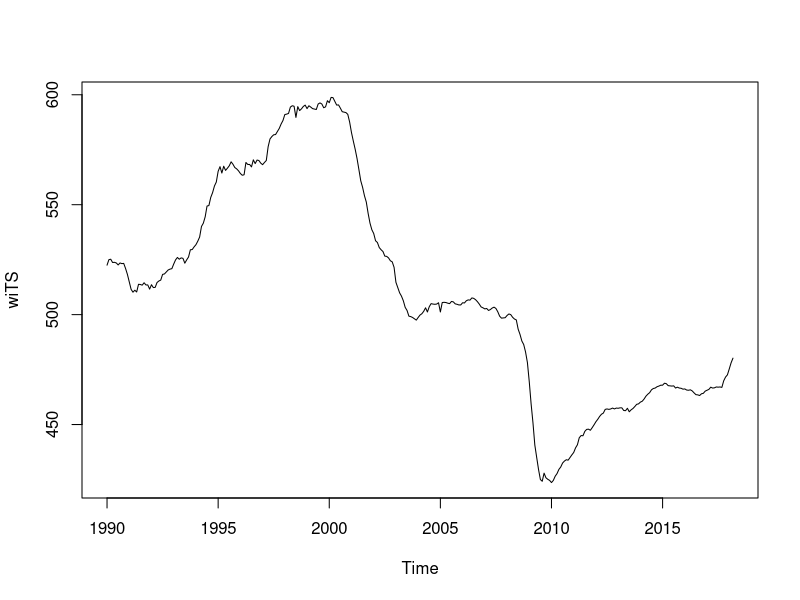
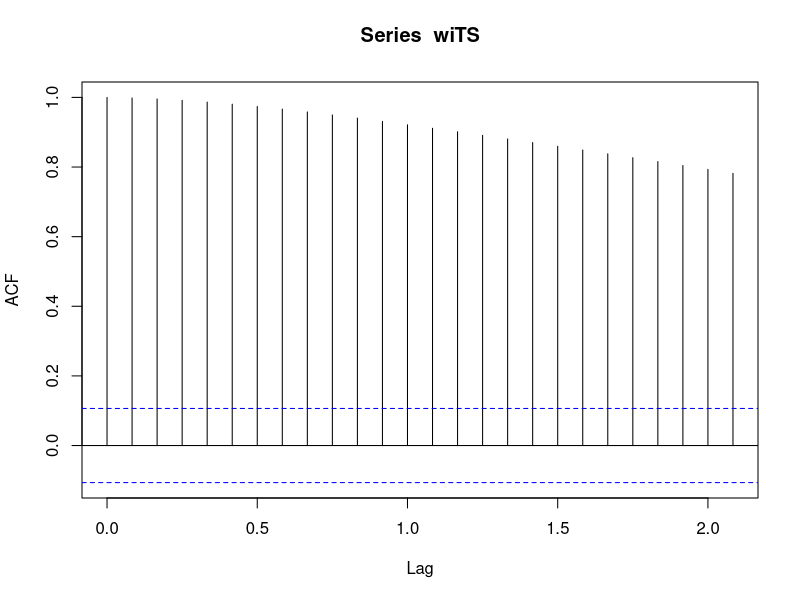
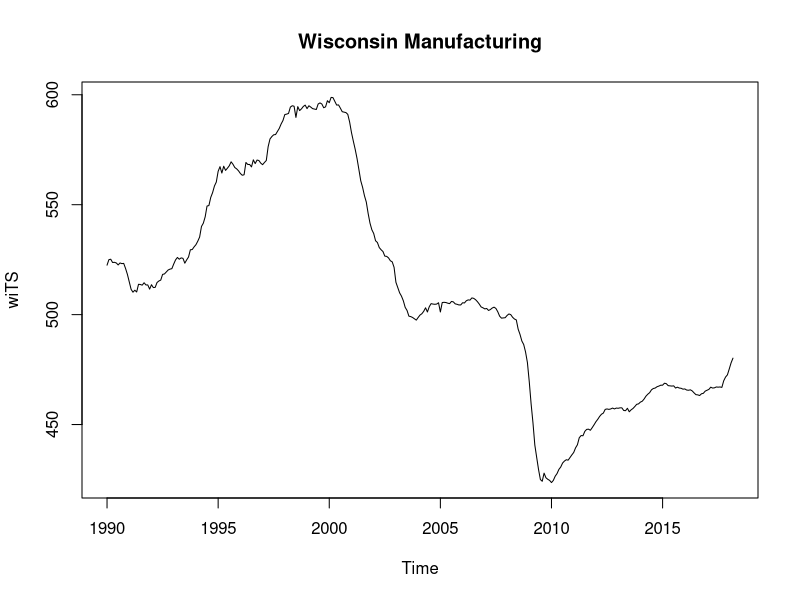
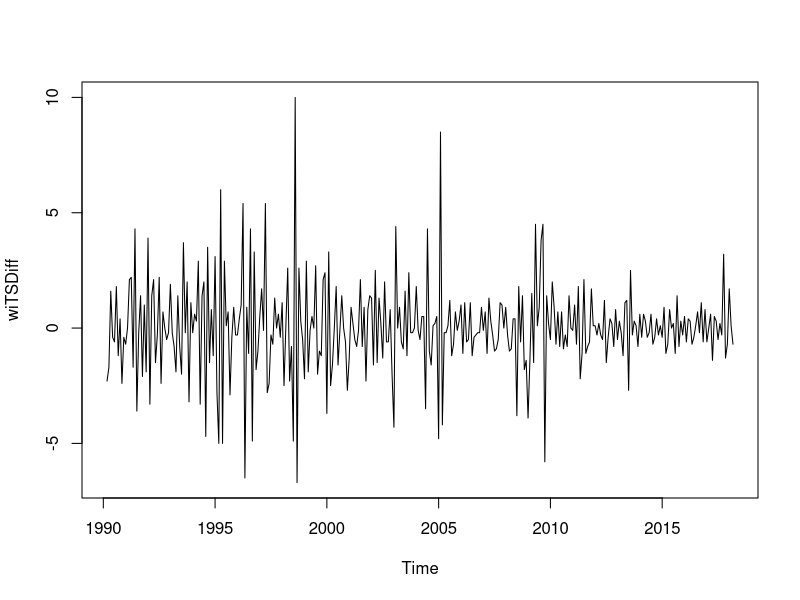
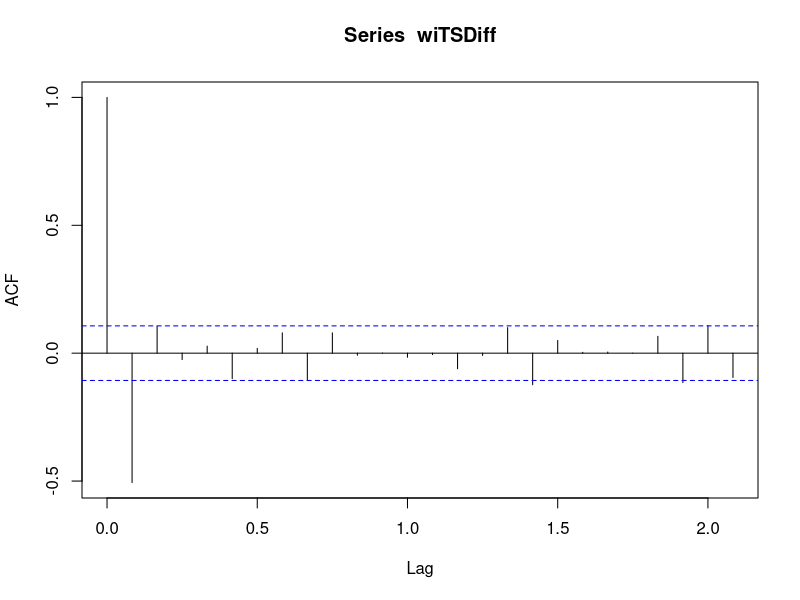
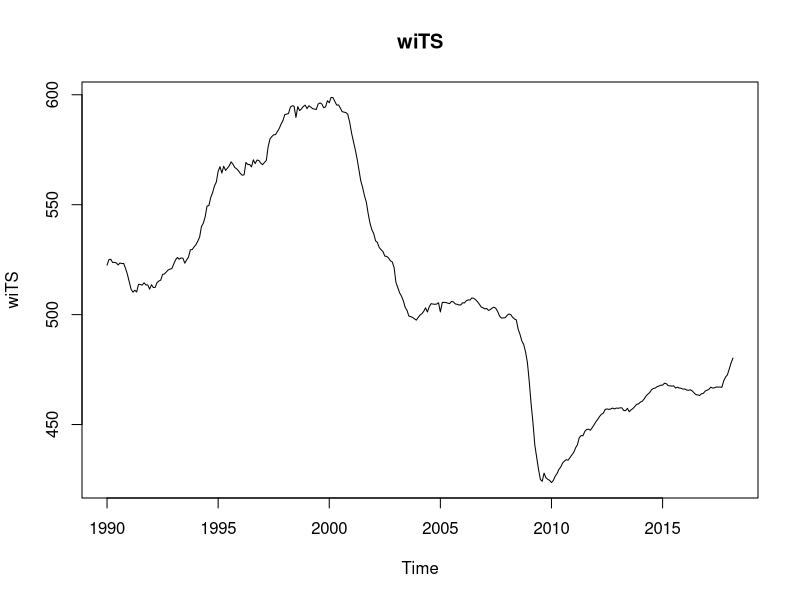
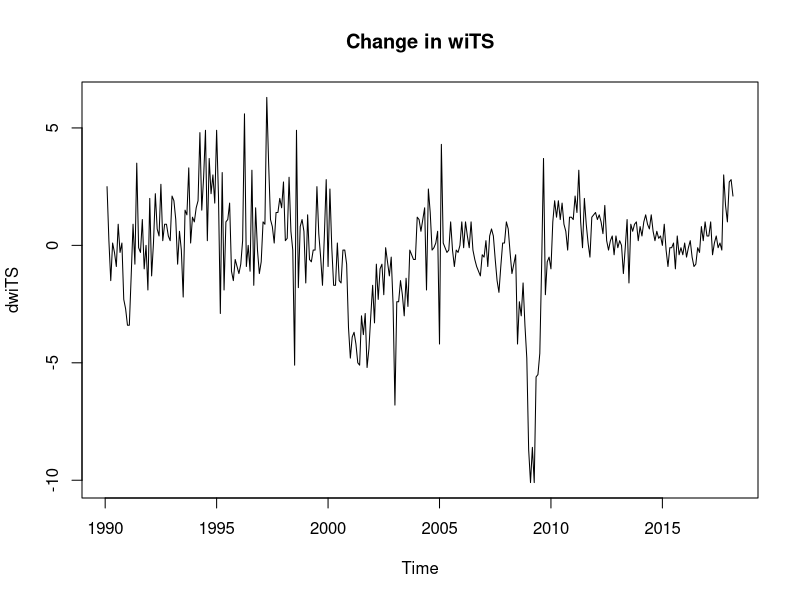
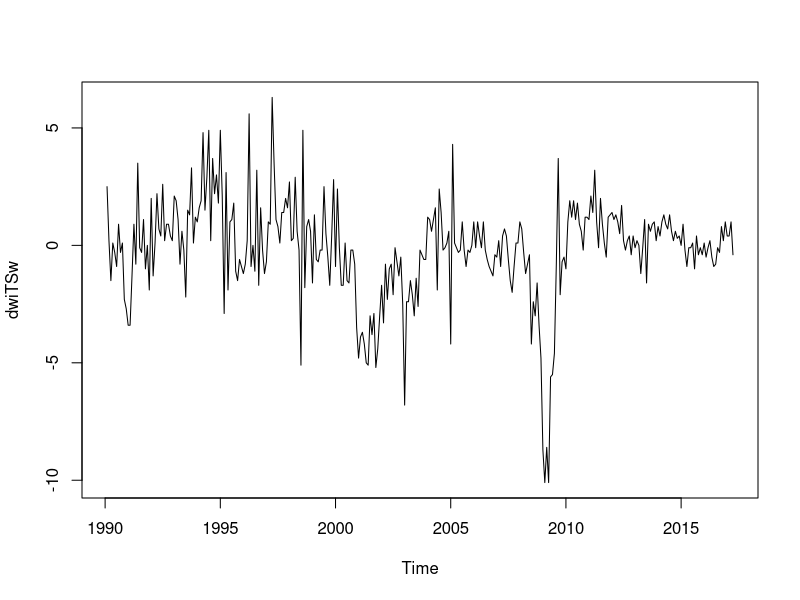

Source code (R) for these figures, in order: (Note: this script raises an error after producing the figures.)
# Lab 3
set.seed(876)
mfgemp <- read.csv("mfgemp.csv")
require(forecast)
require(lmtest)
#fitting time series to data
wiTS <- ts(mfgemp$WIMFG,start=c(1990,1), frequency = 12)

#Plot and ACF of TS fitted to the dataset
plot(wiTS)
acf(wiTS)
ts.plot(wiTS,ylab="wiTS", main='Wisconsin Manufacturing')


#Second Difference series
wiTSDiff <- diff(wiTS, differences = 2)
ts.plot(wiTSDiff)
acf(wiTSDiff)

# Pull off the last year to use as hold-out data
wiTS<-ts(wiTS,start=c(1990,1),end=c(2018,3),freq=12)
ts.plot(wiTS,main="wiTS")
dwiTS<-diff(wiTS)
ts.plot(dwiTS,main="Change in wiTS")

#Create hold-out data
wiTSw<-window(wiTS,start=c(1990,1),end=c(2017,3),freq=12)
dwiTSw<-window(dwiTS,end=c(2017,4),freq=12)
wmend <- window(wiTS, start=c(2017,4))
ts.plot(dwiTSw)
acf(dwiTSw)
pacf(dwiTSw)

#AR(2)
ar2<-Arima(dwiTSw,order=c(2,0,0))
ar2
coeftest(ar2)

ar3<-Arima(dwiTSw,order=c(3,0,0))
ar3
coeftest(ar3)

acf(resid(ar2))
pacf(resid(ar2), main = "AR2 PACF")
ts.plot(resid(ar2),)
abline(h=0)
ts.plot(fitted(ar2),dwiTSw,col=c(1,2), main="AR2 on Training Data")

#Fit AR2 to original dataset
ar2TS<-Arima(wiTSw,order=c(2,1,0),include.constant = TRUE)
ar2TS

ar3TS<-Arima(wiTSw,order=c(3,1,0),include.constant = TRUE)
ar3TS


#Creating a forecast with the created model
wiTSend<-window(wiTS,start=c(2017,4),freq=12)
ts.plot(wiTSend, main="Last Year of Data")

#Forecast using AR2 model
ar2Forecast<-forecast(ar2TS,h=12,level=95)
#forecast accuracy
accuracy(ar2Forecast,wiTSend)
#Plot forecasts against the actual values, including forecast intervals.
ts.plot(wiTSend,ar2Forecast$mean,ar2Forecast$lower,ar2Forecast$upper,col=c(1,2,4,4),lty=c(1,1,2,2), main="AR2")


#Fitting AR2 to full model
ar2Full<-Arima(wiTS,order=c(2,1,0),include.constant=TRUE)
ar2Full

ts.plot(resid(ar2Full))
abline(h=0)
ts.plot(fitted(ar2Full),wiTS,col=c(1,2), xlim=c(1990, 2020), main="AR2 on Full Dataset")
#forecast for ar2Full
ar2Forecast<-forecast(ar2Full,h=12,level=95)
#accuracy(ar2Forecast,wiTSend)
ts.plot(wiTSend,ar2Forecast$mean,ar2Forecast$lower,ar2Forecast$upper,col=c(1,2,4,4),lty=c(1,1,2,2), main="AR2 Forecast")
abline(h=485.5)
abline(h=486)
